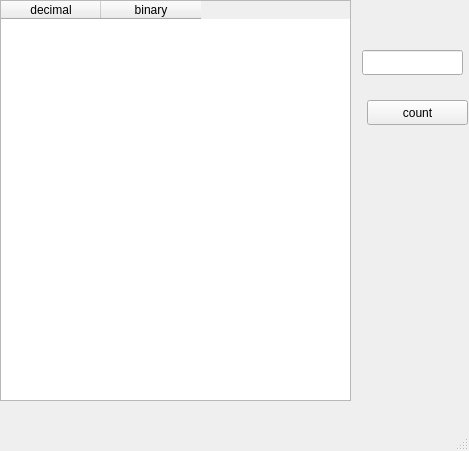
<?xml version="1.0" encoding="UTF-8"?>
<ui version="4.0">
 <class>MainWindow</class>
 <widget class="QMainWindow" name="MainWindow">
  <property name="geometry">
   <rect>
    <x>0</x>
    <y>0</y>
    <width>469</width>
    <height>451</height>
   </rect>
  </property>
  <property name="windowTitle">
   <string>MainWindow</string>
  </property>
  <widget class="QWidget" name="centralwidget">
   <widget class="QTableWidget" name="tableWidget">
    <property name="geometry">
     <rect>
      <x>0</x>
      <y>0</y>
      <width>351</width>
      <height>401</height>
     </rect>
    </property>
    <property name="sizeAdjustPolicy">
     <enum>QAbstractScrollArea::AdjustIgnored</enum>
    </property>
    <attribute name="horizontalHeaderVisible">
     <bool>true</bool>
    </attribute>
    <column>
     <property name="text">
      <string>decimal</string>
     </property>
    </column>
    <column>
     <property name="text">
      <string>binary</string>
     </property>
    </column>
   </widget>
   <widget class="QLineEdit" name="input">
    <property name="geometry">
     <rect>
      <x>362</x>
      <y>50</y>
      <width>101</width>
      <height>25</height>
     </rect>
    </property>
   </widget>
   <widget class="QPushButton" name="count">
    <property name="geometry">
     <rect>
      <x>367</x>
      <y>100</y>
      <width>101</width>
      <height>25</height>
     </rect>
    </property>
    <property name="text">
     <string>count</string>
    </property>
   </widget>
  </widget>
  <widget class="QMenuBar" name="menubar">
   <property name="geometry">
    <rect>
     <x>0</x>
     <y>0</y>
     <width>469</width>
     <height>22</height>
    </rect>
   </property>
  </widget>
  <widget class="QStatusBar" name="statusbar"/>
 </widget>
 <resources/>
 <connections/>
</ui>
